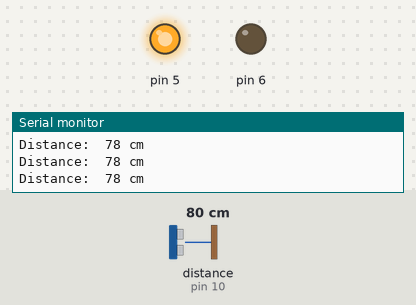
Bench run of a sketch on a simulated Arduino Uno, built with avr-gcc and run on an emulated ATmega328P. On the bench: output pins drawn as LEDs (lit = HIGH), the last lines printed to the serial monitor. Wiring (inferred from the names in the program): ultrasonic range finder: trigger pin 9; echo pin 10. The inputs (shaded band) are chosen by the test bench; at power-on: distance to the obstacle (sensor on pin 10) 80 cm. The echo pulse lasts 58.3 µs per cm; pins used as bus, display or sensor lines are not drawn.

Above: at 1.2 s.
1.3 s: distance to the obstacle (sensor on pin 10) set to 23 cm
2.8 s: distance to the obstacle (sensor on pin 10) set to 18 cm
At 3.8 s:
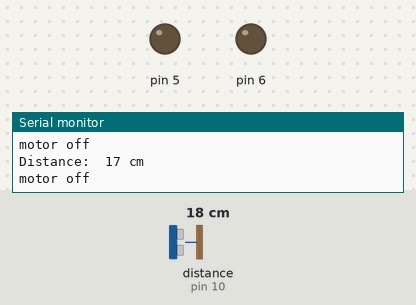
4.3 s: distance to the obstacle (sensor on pin 10) set to 35 cm
At 4.8 s:
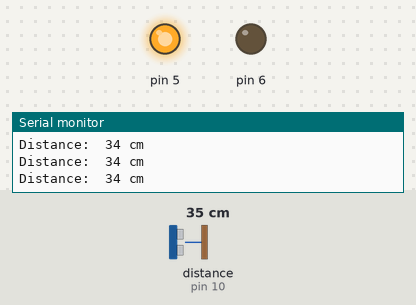
5.8 s: distance to the obstacle (sensor on pin 10) set to 4 cm
At 6.2 s:
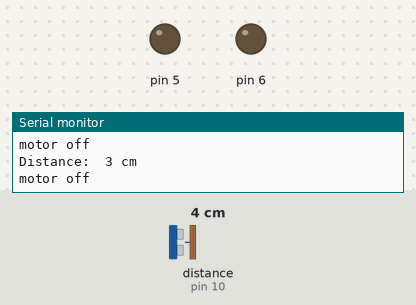
Timing chart, 0 to 8.3 s (numbered marks = the images above; inputs shaded):
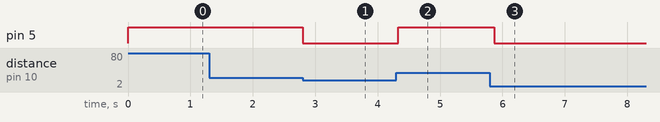

The sketch:

11_ultrasonic-and-motor.ino
```cpp
// Task : ultrasonic and motor ,
// If distance < 20 car(motor) should stop moving


const int trigPin = 9;
const int echoPin = 10;
long duration;
int distanceCm;

void setup() {
  // put your setup code here, to run once:
  pinMode(trigPin, OUTPUT);
  pinMode(echoPin, INPUT);

  //motor
  pinMode(5,OUTPUT);
  pinMode(6,OUTPUT);

  Serial.begin(9600);
}

void loop() {
  // put your main code here, to run repeatedly:
  digitalWrite(trigPin, LOW);
  delayMicroseconds(2);

  //making a wave
  digitalWrite(trigPin, HIGH);
  delayMicroseconds(10);
  digitalWrite(trigPin, LOW);

  duration = pulseIn(echoPin, HIGH);
  distanceCm = 0.034 * duration / 2;

  Serial.print("Distance:  ");
  Serial.print(distanceCm);
  Serial.println(" cm");

  if(distanceCm <= 20){
    //motor is not working
    digitalWrite(5,LOW);
    digitalWrite(6,LOW);
    Serial.println("motor off");

  }
  else{
    //motor is on
    digitalWrite(5,HIGH);
    digitalWrite(6,LOW);
  }

  delay(100);
}
```

Measured:
- the behaviour switches between 22 and 21 cm on distance to the obstacle (sensor on pin 10) (found by bisection; images 0 and 1)
- after the input at 2.8 s, pin 5: HIGH → LOW at once
- after the input at 4.3 s, pin 5: LOW → HIGH at once
- after the input at 5.8 s, pin 5: HIGH → LOW after 0.07 s
